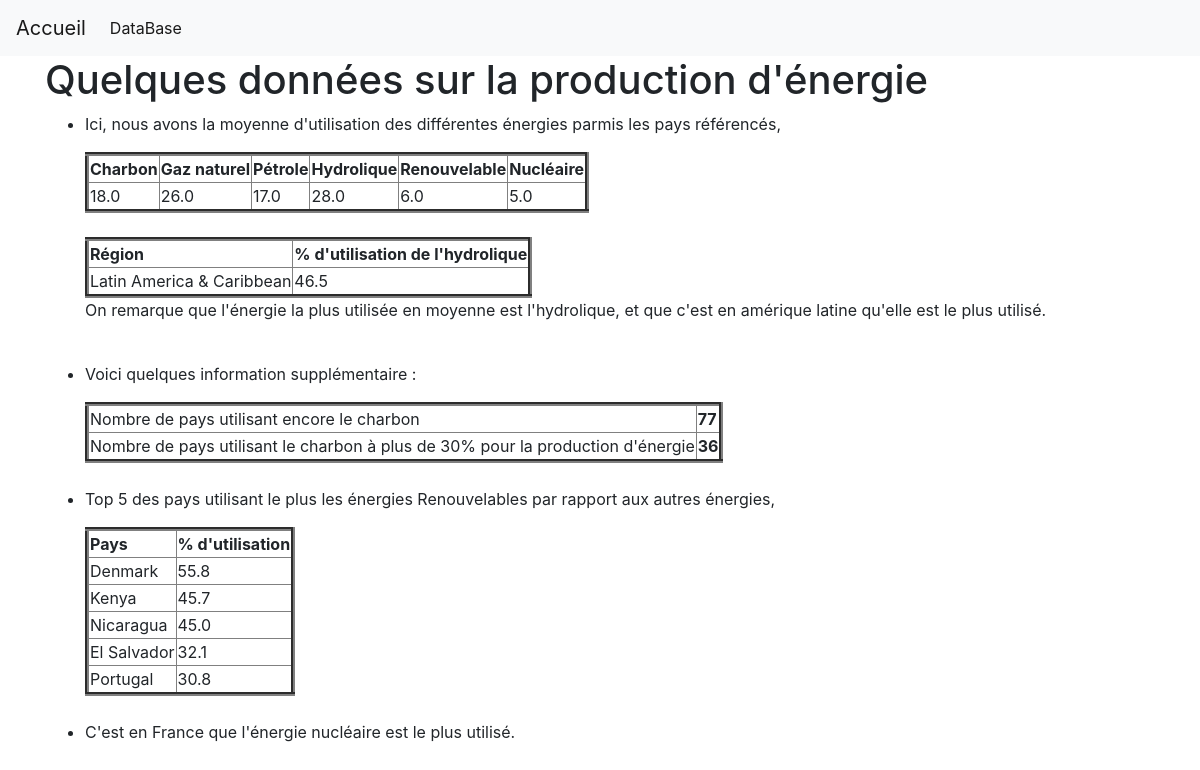
The page / on the database its author committed.
### tables this page shows
CREATE TABLE World (
	Region VARCHAR(50),
	Coal REAL,
	Gas REAL,
	Oil REAL,
	Hydro REAL,
	Renewable REAL,
	Nuclear REAL
);

CREATE TABLE Country (
	Country VARCHAR(50),
	Coal REAL,
	Gas REAL,
	Oil REAL,
	Hydro REAL,
	Renewable REAL,
	Nuclear REAL
);

### app.py (the view)
@app.route('/')
def index():
    conn = get_db_connection()
    query1 = 'SELECT ROUND(AVG(Coal)), ROUND(AVG(Gas)), ROUND(AVG(Oil)), ROUND(AVG(Hydro)), ROUND(AVG(Renewable)), ROUND(AVG(Nuclear)) FROM Country;'
    query2 = 'SELECT Region, MAX(Hydro) FROM World;'
    query3 = 'SELECT COUNT(Country) AS "Nombre de pays utilisant encore le charbon"FROM Country WHERE Coal IS NOT 0;'
    query4 = '''SELECT COUNT(Country) AS "Nombre de pays utilisant le charbon à plus de 30% pour la production d'énergie" FROM Country WHERE Coal > 30;'''
    query5 = 'SELECT Country, MAX(Renewable) FROM Country;'
    query6 = 'SELECT Country, Renewable FROM Country ORDER BY Renewable DESC LIMIT 5;'
    query7 = 'SELECT Country, MAX(Nuclear) FROM Country;'
    query8 = '''SELECT
    Country AS "Pays produisant à partir d'une seule",
    CASE
        WHEN Coal = 100 THEN 'Coal'
        WHEN Gas = 100 THEN 'Gas'
        WHEN Oil = 100 THEN 'Oil'
        WHEN Hydro = 100 THEN 'Hydro'
        WHEN Renewable = 100 THEN 'Renewable'
        WHEN Nuclear = 100 THEN 'Nuclear'
    END AS ressource
    FROM
        Country
    WHERE
        Coal = 100 OR Gas = 100 OR Oil = 100 OR Hydro = 100 OR Renewable = 100 OR Nuclear = 100;'''
    results1 = conn.execute(query1).fetchall()
    results2 = conn.execute(query2).fetchall()
    results3 = conn.execute(query3).fetchall()
    results4 = conn.execute(query4).fetchall()
    results5 = conn.execute(query5).fetchall()
    results6 = conn.execute(query6).fetchall()
    results7 = conn.execute(query7).fetchone()[0]
    results8 = conn.execute(query8).fetchall()
    conn.close()
    return render_template('index.html', results1=results1, results2=results2, results3=results3, results4=results4, results5=results5, results6=results6, results7=results7, results=results8)

### app.py (called while the page is built)
def get_db_connection():
    conn = sqlite3.connect('app\CarbonFootprint.db')
    conn.row_factory = sqlite3.Row
    return conn

### templates/index.html (shortened to what this page needs)
{% extends 'base.html' %}
{% block content %}
    <h1>Quelques données sur la production d'énergie</h1>
    <ul class="liste">
        <li>
            <p> Ici, nous avons la moyenne d'utilisation des différentes énergies parmis les pays référencés,</p>
            <table border="4">
                <tr>
                    <th>Charbon</th>
                    <th>Gaz naturel</th>
                    <th>Pétrole</th>
                    <th>Hydrolique</th>
                    <th>Renouvelable</th>
                    <th>Nucléaire</th>
                </tr>
                {% for row in results1 %}
                <tr>
                    <td>{{ row[0] }}</td>
                    <td>{{ row[1] }}</td>
                    <td>{{ row[2] }}</td>
                    <td>{{ row[3] }}</td>
                    <td>{{ row[4] }}</td>
                    <td>{{ row[5] }}</td>
                </tr>
            {% endfor %}
            </table><br>
            <table border="4">
                <tr>
                    <th>Région</th>
                    <th>% d'utilisation de l'hydrolique</th>
                </tr>
                {% for row in results2 %}
                <tr>
                    <td>{{ row[0] }}</td>
                    <td>{{ row[1] }}</td>
                </tr>
            {% endfor %}
            </table>
            <p>On remarque que l'énergie la plus utilisée en moyenne est l'hydrolique, et que c'est en amérique latine qu'elle est le plus utilisé.</p><br>
        </li>
        <li>
            <p> Voici quelques information supplémentaire :</p>
            <table border="4">
                {% for row in results3 %}
                <tr>
                    <td>Nombre de pays utilisant encore le charbon</td>
                    <th>{{ row[0] }}</th>
                </tr>
                {% endfor %}
                {% for row in results4 %}
                <tr>
                    <td>Nombre de pays utilisant le charbon à plus de 30% pour la production d'énergie</td>
                    <th>{{ row[0] }}</th>
                </tr>
            {% endfor %}
             </table><br>
        </li>
        <li>
            <p> Top 5 des pays utilisant le plus les énergies Renouvelables par rapport aux autres énergies,</p>
            <table border="4">
                <tr>
                    <th>Pays</th>
                    <th>% d'utilisation</th>
                </tr>
                {% for row in range(5) %}
                    <tr>
                        <td>{{ results6[row][0] }}</td>
                        <td>{{ results6[row][1] }}</td>
                    </tr>
                {% endfor %}
            </table><br>
        </li>
        <li>
            <p>C'est en {{ results7 }} que l'énergie nucléaire est le plus utilisé.</p>
        </li>
    </ul>
{% endblock %}

### templates/base.html (shortened to what this page needs)
<!doctype html>
<html lang="en">
  <head>
    <link rel="stylesheet" href="https://stackpath.bootstrapcdn.com/bootstrap/4.3.1/css/bootstrap.min.css">
  </head>
  <body>
    <nav class="navbar navbar-expand-md navbar-light bg-light">
        <a class="navbar-brand" href="{{ url_for('index')}}">Accueil</a>
        <div class="collapse navbar-collapse" id="navbarNav">
            <ul class="navbar-nav">
            <li class="nav-item active">
                <a class="nav-link" href="{{ url_for('sql_page') }}">DataBase</a>
            </li>
            </ul>
        </div>
    </nav>
    <div class="container">
        {% block content %} {% endblock %}
    </div>
  </body>
</html>

### rows shown on the page
World: Region "Latin America & Caribbean", Hydro "46.5"
Country: Country "Denmark", Renewable "55.8"
Country: Country "Kenya", Renewable "45.7"
Country: Country "Nicaragua", Renewable "45.0"
Country: Country "El Salvador", Renewable "32.1"
Country: Country "Portugal", Renewable "30.8"
Country: Country "France"

### other values the page prints
{{ row[0] }} "18.0"
{{ row[1] }} "26.0"
{{ row[2] }} "17.0"
{{ row[3] }} "28.0"
{{ row[4] }} "6.0"
{{ row[5] }} "5.0"
{{ row[0] }} "77"
{{ row[0] }} "36"
